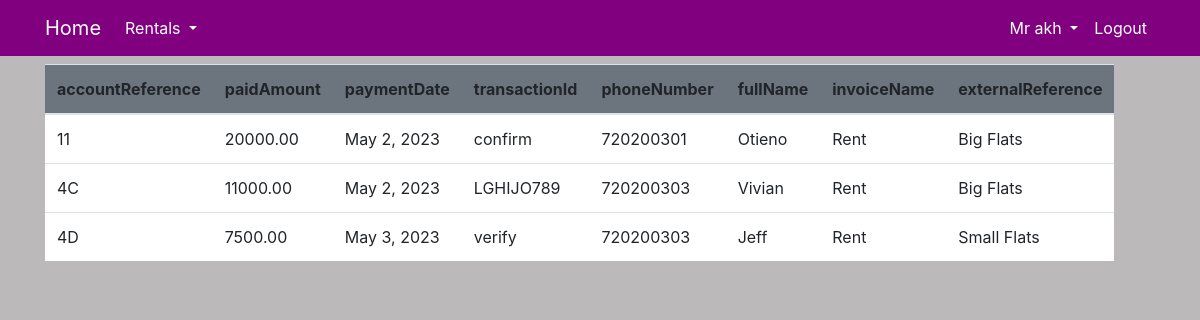
Screenshot of /receipt/landlord/1/ (signed in) with the database file from the repository.
### user/models.py (models this page shows, shortened)
class Agent(models.Model):
    name = models.OneToOneField(User, on_delete=models.CASCADE, null=True)
    agt_id = models.IntegerField(unique=True)
    gender = models.CharField(max_length=50, choices=gender)
    phone = models.IntegerField()
    mail = models.EmailField()

### dashboard/models.py (models this page shows, shortened)
class Payment(models.Model):
    accountReference = models.CharField(max_length=50)
    paidAmount = models.DecimalField(max_digits=8, decimal_places=2)
    paymentDate = models.DateField()
    transactionId =  models.CharField(max_length=150)
    phoneNumber = models.IntegerField()
    fullName = models.CharField(max_length=150)
    invoiceName = models.CharField(max_length=150)
    externalReference = models.CharField(max_length=150)

### dashboard/views.py (the view)
# urls.py: path('receipt/landlord/<int:landlord>/', views.receipt_landlord, name='dashboard-receipt-landlord'),
@login_required(login_url='user-login')
def receipt_landlord(request, landlord):
        current_month = datetime.now().month
        current_year = datetime.now().year
        landlord_obj = Landlord.objects.get(id=landlord)
        apartments = Apartment.objects.filter(landlord = landlord_obj)
        unit = Unit.objects.filter(apartment__in=apartments)
        items = Payment.objects.filter(paymentDate__month=current_month, paymentDate__year=current_year).filter(accountReference__in=unit.values('door_no'))
        if request.method == 'POST':
            search_query = request.POST['search_query']
            items = Payment.objects.filter(accountReference__in=unit.values('door_no')).filter(accountReference__contains=search_query)
            return render(request, 'dashboard/receipt.html', {'query':search_query, 'items':items})
        context = {
            'items':items,
        }
        return render(request, 'dashboard/receipt_landlord.html', context)

### templates/dashboard/receipt_landlord.html (shortened to what this page needs)
{% extends 'partials/base.html'%}
{% block content %}
<div class="container" >
    <div class="row my-2">
        <div class="col-md-8">
            <table class="table bg-white" style="white-space: nowrap;">
              <thead class="bg-secondary">
                <tr>
                    <th>accountReference</th>
                    <th>paidAmount </th>
                    <th>paymentDate </th>
                    <th>transactionId </th>
                    <th>phoneNumber </th>
                    <th>fullName</th>
                    <th>invoiceName</th>
                    <th>externalReference</th>
                  </tr>
                </thead>
                <tbody>
                  {% for receipt in items %}
                    <tr>
                      <td>{{ receipt.accountReference }}</td>
                      <td>{{ receipt.paidAmount }}</td>
                      <td>{{ receipt.paymentDate }}</td>
                      <td>{{ receipt.transactionId }}</td>
                      <td>{{ receipt.phoneNumber }}</td>
                      <td>{{ receipt.fullName }}</td>
                      <td>{{receipt.invoiceName}}</td>
                      <td>{{receipt.externalReference}}</td>
                    </tr>
                  {% endfor %}
            </tbody>
            </table>
        </div>
    </div>
  </div>
{% endblock %}

### templates/partials/nav.html (shortened to what this page needs)
<nav class="navbar navbar-expand-lg navbar-info" style="background-color: purple;"  >
    <div class="container">
        {% if user.is_authenticated %}
        <a class="navbar-brand text-white" href="{% url 'dashboard-index'%}"> Home</a>
        <div class="collapse navbar-collapse" id="navbarSupportedContent">
            <ul class="navbar-nav mr-auto ">
                <li class="nav-item dropdown ">
                    <a class="nav-link dropdown-toggle text-white" href="#" id="navbarDropdown" role="button" data-toggle="dropdown" aria-haspopup="true" aria-expanded="false">
                      Rentals
                    </a>
                </li>
            </ul>
            {% if request.user.groups.all.0.name == "Landlord" %}
            <ul class="navbar-nav ml-auto">
                <li class="nav-item dropdown ">
                    <a class="nav-link dropdown-toggle text-white" href="#" id="navbarDropdown" role="button" data-toggle="dropdown" aria-haspopup="true" aria-expanded="false">
                        {{ user.landlord.gender }} {{user.username}}
                    </a>
                    <div class="dropdown-menu" aria-labelledby="navbarDropdown">
                      <a class="dropdown-item" href="{% url 'user-profile' %}">My Profile</a>
                      <a class="dropdown-item" href="{% url 'user-agent' %}">My Agent</a>
                    </div>
                </li>
                <li class="nav-item">
                    <a class="nav-link text-white" href="{% url 'user-logout' %}">Logout</a>
                </li>
            </ul>
            {% elif request.user.groups.all.0.name == "Agent" %}
            <ul class="navbar-nav ml-auto">
                <li class="nav-item dropdown ">
                    <a class="nav-link dropdown-toggle text-white" href="#" id="navbarDropdown" role="button" data-toggle="dropdown" aria-haspopup="true" aria-expanded="false">
                        {{ user.agent.gender }} {{user.username}}
                    </a>
                </li>
                <li class="nav-item">
                    <a class="nav-link text-white" href="{% url 'user-logout' %}">Logout</a>
                </li>
            </ul>
            {% endif %}
        {% else %}
            <ul class="navbar-nav ml-auto">
                <li class="nav-item">
                    <a class="nav-link text-white" href="{% url 'user-login' %}">Login</a>
                </li>
            </ul>
        {% endif %}
        </div>
    </div>
</nav>

### static/styles.css (style rules this page uses)
body { background: rgb(187, 185, 185); }

### rows the page displays
Payment: accountReference "11", paidAmount "20000.00", paymentDate "May 2, 2023", transactionId "confirm", phoneNumber "720200301", fullName "Otieno", invoiceName "Rent", externalReference "Big Flats"
Payment: accountReference "4C", paidAmount "11000.00", paymentDate "May 2, 2023", transactionId "LGHIJO789", phoneNumber "720200303", fullName "Vivian", invoiceName "Rent", externalReference "Big Flats"
Payment: accountReference "4D", paidAmount "7500.00", paymentDate "May 3, 2023", transactionId "verify", phoneNumber "720200303", fullName "Jeff", invoiceName "Rent", externalReference "Small Flats"

### other values shown
{{ user.agent.gender }} "Mr"
{{ user.username }} "akh"
